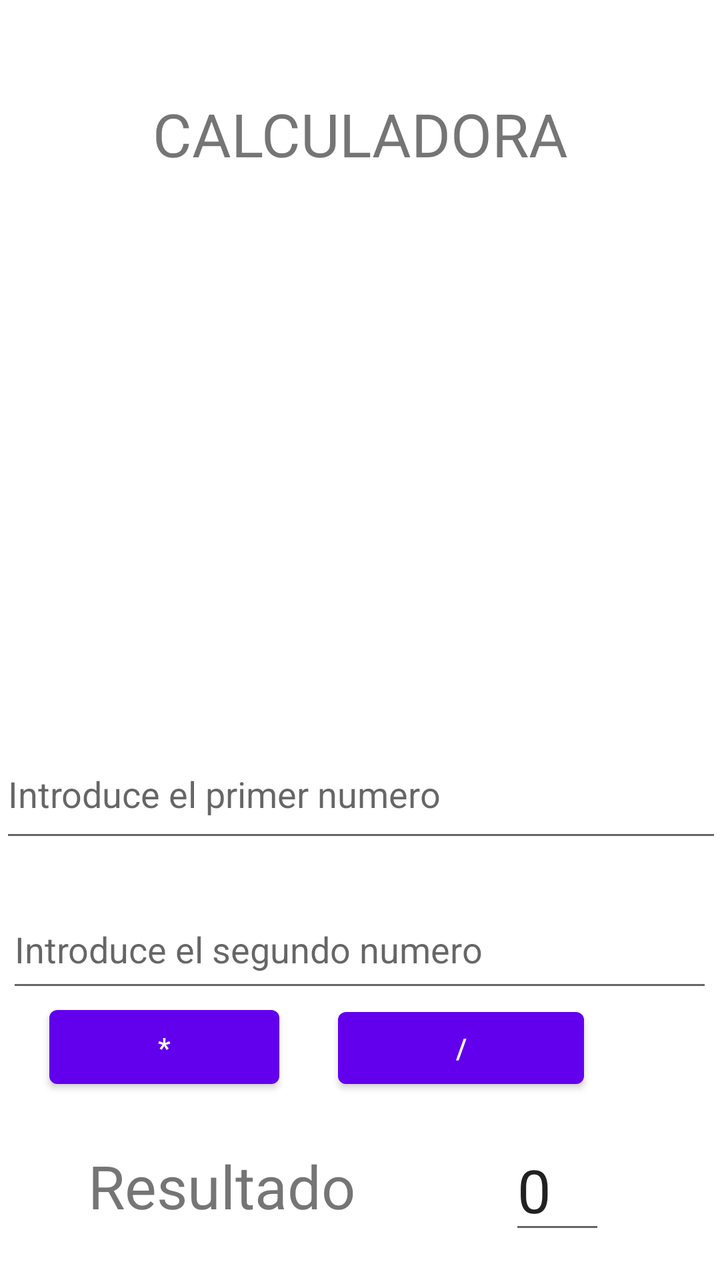
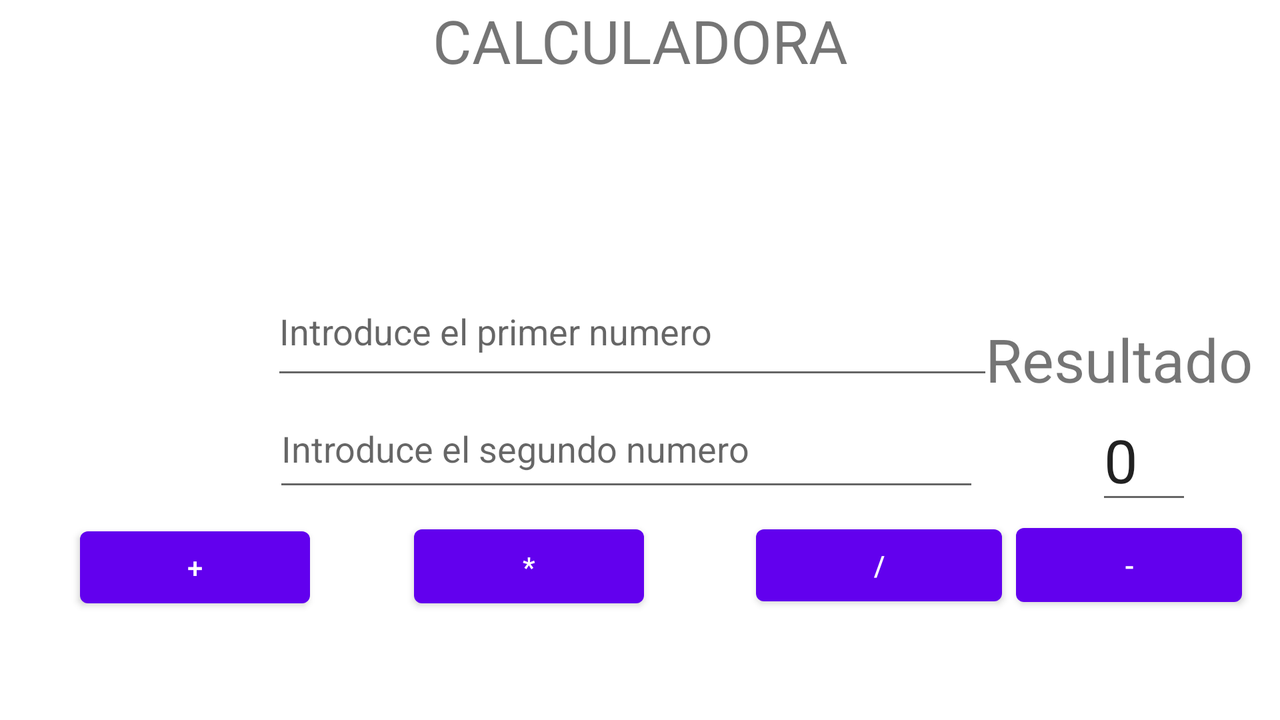

The same Android screen from two of the app's own layout files: first res/layout/ as a phone draws it, then the repository's variant for another configuration, drawn on a device whose configuration selects that folder. Both files follow.
<!-- AndroidManifest.xml: application theme Theme.ActividadLayouts -->
<!-- res/layout/activity_calculadora.xml -->
<?xml version="1.0" encoding="utf-8"?>
<androidx.constraintlayout.widget.ConstraintLayout xmlns:android="http://schemas.android.com/apk/res/android"
    xmlns:app="http://schemas.android.com/apk/res-auto"
    xmlns:tools="http://schemas.android.com/tools"
    android:layout_width="match_parent"
    android:layout_height="match_parent"
    tools:context=".Calculadora">

    <androidx.constraintlayout.widget.ConstraintLayout
        android:layout_width="match_parent"
        android:layout_height="match_parent"
        tools:layout_editor_absoluteX="0dp"
        tools:layout_editor_absoluteY="-30dp">

        <TextView
            android:id="@+id/textView"
            android:layout_width="wrap_content"
            android:layout_height="wrap_content"
            android:text="CALCULADORA"
            android:textSize="30dp"
            app:layout_constraintBottom_toBottomOf="parent"
            app:layout_constraintEnd_toEndOf="parent"
            app:layout_constraintStart_toStartOf="parent"
            app:layout_constraintTop_toTopOf="parent"
            app:layout_constraintVertical_bias="0.078" />

        <ImageView
            android:id="@+id/imageView"
            android:layout_width="356dp"
            android:layout_height="234dp"
            app:layout_constraintBottom_toBottomOf="parent"
            app:layout_constraintEnd_toEndOf="parent"
            app:layout_constraintStart_toStartOf="parent"
            app:layout_constraintTop_toBottomOf="@+id/textView"
            app:layout_constraintVertical_bias="0.055"
            tools:srcCompat="@tools:sample/backgrounds/scenic" />

        <EditText
            android:id="@+id/Numero1"
            android:layout_width="361dp"
            android:layout_height="61dp"
            android:ems="10"
            android:hint="Introduce el primer numero"
            android:inputType="number"
            app:layout_constraintBottom_toBottomOf="parent"
            app:layout_constraintEnd_toEndOf="parent"
            app:layout_constraintHorizontal_bias="0.497"
            app:layout_constraintStart_toStartOf="parent"
            app:layout_constraintTop_toBottomOf="@+id/imageView"
            app:layout_constraintVertical_bias="0.11"
            tools:ignore="SpeakableTextPresentCheck" />

        <EditText
            android:id="@+id/Numero2"
            android:layout_width="353dp"
            android:layout_height="56dp"
            android:ems="10"
            android:hint="Introduce el segundo numero"
            android:inputType="number"
            app:layout_constraintBottom_toBottomOf="parent"
            app:layout_constraintEnd_toEndOf="parent"
            app:layout_constraintHorizontal_bias="0.497"
            app:layout_constraintStart_toStartOf="parent"
            app:layout_constraintTop_toBottomOf="@+id/Numero1"
            app:layout_constraintVertical_bias="0.12"
            tools:ignore="SpeakableTextPresentCheck" />

        <Button
            android:id="@+id/btnSumar"
            android:layout_width="115dp"
            android:layout_height="48dp"
            android:onClick="accionSumar"
            android:text="+"
            app:layout_constraintBottom_toTopOf="@+id/btnMultiplicar"
            app:layout_constraintEnd_toStartOf="@+id/btnRestar"
            app:layout_constraintHorizontal_bias="0.456"
            app:layout_constraintStart_toStartOf="parent"
            app:layout_constraintTop_toBottomOf="@+id/Numero2"
            app:layout_constraintVertical_bias="0.466" />

        <Button
            android:id="@+id/btnMultiplicar"
            android:layout_width="115dp"
            android:layout_height="49dp"
            android:layout_marginBottom="92dp"
            android:onClick="accionMultiplicar"
            android:text="*"
            app:layout_constraintBottom_toBottomOf="parent"
            app:layout_constraintEnd_toStartOf="@+id/btnDividir"
            app:layout_constraintHorizontal_bias="0.459"
            app:layout_constraintStart_toStartOf="parent" />

        <Button
            android:id="@+id/btnDividir"
            android:layout_width="123dp"
            android:layout_height="48dp"
            android:layout_marginEnd="68dp"
            android:layout_marginBottom="92dp"
            android:onClick="accionDividir"
            android:text="/"
            app:layout_constraintBottom_toBottomOf="parent"
            app:layout_constraintEnd_toEndOf="parent" />

        <Button
            android:id="@+id/btnRestar"
            android:layout_width="113dp"
            android:layout_height="49dp"
            android:layout_marginEnd="76dp"
            android:onClick="accionRestar"
            android:text="-"
            app:layout_constraintBottom_toTopOf="@+id/btnDividir"
            app:layout_constraintEnd_toEndOf="parent"
            app:layout_constraintTop_toBottomOf="@+id/Numero2"
            app:layout_constraintVertical_bias="0.466" />

        <TextView
            android:id="@+id/txtResultado"
            android:layout_width="wrap_content"
            android:layout_height="wrap_content"
            android:text="Resultado"
            android:textSize="30dp"
            app:layout_constraintBottom_toBottomOf="parent"
            app:layout_constraintEnd_toEndOf="parent"
            app:layout_constraintHorizontal_bias="0.195"
            app:layout_constraintStart_toStartOf="parent"
            app:layout_constraintTop_toBottomOf="@+id/btnMultiplicar"
            app:layout_constraintVertical_bias="0.479" />

        <EditText
            android:id="@+id/txtResultadoNumero"
            android:layout_width="wrap_content"
            android:layout_height="wrap_content"
            android:minWidth="48dp"
            android:text="0"
            android:textSize="30dp"
            app:layout_constraintBottom_toBottomOf="parent"
            app:layout_constraintEnd_toEndOf="parent"
            app:layout_constraintHorizontal_bias="0.572"
            app:layout_constraintStart_toEndOf="@+id/txtResultado"
            app:layout_constraintTop_toBottomOf="@+id/btnDividir"
            app:layout_constraintVertical_bias="0.48" />
    </androidx.constraintlayout.widget.ConstraintLayout>
</androidx.constraintlayout.widget.ConstraintLayout>
<!-- resources referenced by this layout -->
<resources>
  <style name="Theme.ActividadLayouts" parent="Theme.MaterialComponents.DayNight.DarkActionBar">
          
          <item name="colorPrimary">@color/purple_500</item>
          <item name="colorPrimaryVariant">@color/purple_700</item>
          <item name="colorOnPrimary">@color/white</item>
          
          <item name="colorSecondary">@color/teal_200</item>
          <item name="colorSecondaryVariant">@color/teal_700</item>
          <item name="colorOnSecondary">@color/black</item>
          
          <item name="android:statusBarColor">?attr/colorPrimaryVariant</item>
          
      </style>
</resources>
<!-- res/layout-land/activity_calculadora.xml (the repository's variant of the layout above) -->
<!-- drawn on the phone turned sideways -->
<?xml version="1.0" encoding="utf-8"?>
<androidx.constraintlayout.widget.ConstraintLayout xmlns:android="http://schemas.android.com/apk/res/android"
    xmlns:app="http://schemas.android.com/apk/res-auto"
    xmlns:tools="http://schemas.android.com/tools"
    android:layout_width="match_parent"
    android:layout_height="match_parent">

    <androidx.constraintlayout.widget.ConstraintLayout
        android:layout_width="match_parent"
        android:layout_height="match_parent"
        tools:layout_editor_absoluteX="131dp"
        tools:layout_editor_absoluteY="0dp">

        <TextView
            android:id="@+id/textView"
            android:layout_width="wrap_content"
            android:layout_height="wrap_content"
            android:text="CALCULADORA"
            android:textSize="30dp"
            app:layout_constraintBottom_toBottomOf="parent"
            app:layout_constraintEnd_toEndOf="parent"
            app:layout_constraintStart_toStartOf="parent"
            app:layout_constraintTop_toTopOf="parent"
            app:layout_constraintVertical_bias="0.0" />

        <ImageView
            android:id="@+id/imageView"
            android:layout_width="456dp"
            android:layout_height="80dp"
            app:layout_constraintBottom_toBottomOf="parent"
            app:layout_constraintEnd_toEndOf="parent"
            app:layout_constraintStart_toStartOf="parent"
            app:layout_constraintTop_toBottomOf="@+id/textView"
            app:layout_constraintVertical_bias="0.055"
            tools:srcCompat="@tools:sample/backgrounds/scenic" />

        <EditText
            android:id="@+id/Numero1"
            android:layout_width="361dp"
            android:layout_height="61dp"
            android:ems="10"
            android:hint="Introduce el primer numero"
            android:inputType="number"
            app:layout_constraintBottom_toBottomOf="parent"
            app:layout_constraintEnd_toEndOf="parent"
            app:layout_constraintHorizontal_bias="0.486"
            app:layout_constraintStart_toStartOf="parent"
            app:layout_constraintTop_toBottomOf="@+id/imageView"
            app:layout_constraintVertical_bias="0.0"
            tools:ignore="SpeakableTextPresentCheck" />

        <EditText
            android:id="@+id/Numero2"
            android:layout_width="353dp"
            android:layout_height="56dp"
            android:ems="10"
            android:hint="Introduce el segundo numero"
            android:inputType="number"
            app:layout_constraintBottom_toBottomOf="parent"
            app:layout_constraintEnd_toEndOf="parent"
            app:layout_constraintHorizontal_bias="0.476"
            app:layout_constraintStart_toStartOf="parent"
            app:layout_constraintTop_toBottomOf="@+id/Numero1"
            app:layout_constraintVertical_bias="0.0"
            tools:ignore="SpeakableTextPresentCheck" />

        <Button
            android:id="@+id/btnSumar"
            android:layout_width="115dp"
            android:layout_height="48dp"
            android:layout_marginStart="40dp"
            android:onClick="accionSumar"
            android:text="+"
            app:layout_constraintBottom_toBottomOf="parent"
            app:layout_constraintStart_toStartOf="parent"
            app:layout_constraintTop_toBottomOf="@+id/Numero2"
            app:layout_constraintVertical_bias="0.147" />

        <Button
            android:id="@+id/btnMultiplicar"
            android:layout_width="115dp"
            android:layout_height="49dp"
            android:layout_marginStart="52dp"
            android:layout_marginBottom="12dp"
            android:onClick="accionMultiplicar"
            android:text="*"
            app:layout_constraintBottom_toBottomOf="parent"
            app:layout_constraintStart_toEndOf="@+id/btnSumar"
            app:layout_constraintTop_toBottomOf="@+id/Numero2"
            app:layout_constraintVertical_bias="0.163" />

        <Button
            android:id="@+id/btnDividir"
            android:layout_width="123dp"
            android:layout_height="48dp"
            android:layout_marginStart="56dp"
            android:onClick="accionDividir"
            android:text="/"
            app:layout_constraintBottom_toBottomOf="parent"
            app:layout_constraintStart_toEndOf="@+id/btnMultiplicar"
            app:layout_constraintTop_toBottomOf="@+id/Numero2"
            app:layout_constraintVertical_bias="0.132" />

        <Button
            android:id="@+id/btnRestar"
            android:layout_width="113dp"
            android:layout_height="49dp"
            android:onClick="accionRestar"
            android:text="-"
            app:layout_constraintBottom_toBottomOf="parent"
            app:layout_constraintEnd_toEndOf="parent"
            app:layout_constraintHorizontal_bias="0.273"
            app:layout_constraintStart_toEndOf="@+id/btnDividir"
            app:layout_constraintTop_toBottomOf="@+id/Numero2"
            app:layout_constraintVertical_bias="0.119" />

        <TextView
            android:id="@+id/txtResultado"
            android:layout_width="wrap_content"
            android:layout_height="wrap_content"
            android:text="Resultado"
            android:textSize="30dp"
            app:layout_constraintBottom_toBottomOf="parent"
            app:layout_constraintEnd_toEndOf="parent"
            app:layout_constraintHorizontal_bias="0.973"
            app:layout_constraintStart_toStartOf="parent"
            app:layout_constraintTop_toTopOf="parent"
            app:layout_constraintVertical_bias="0.498" />

        <EditText
            android:id="@+id/txtResultadoNumero"
            android:layout_width="wrap_content"
            android:layout_height="wrap_content"
            android:minWidth="48dp"
            android:text="0"
            android:textSize="30dp"
            app:layout_constraintBottom_toBottomOf="parent"
            app:layout_constraintEnd_toEndOf="parent"
            app:layout_constraintHorizontal_bias="0.57"
            app:layout_constraintStart_toEndOf="@+id/Numero2"
            app:layout_constraintTop_toBottomOf="@+id/txtResultado"
            app:layout_constraintVertical_bias="0.0" />
    </androidx.constraintlayout.widget.ConstraintLayout>
</androidx.constraintlayout.widget.ConstraintLayout>
